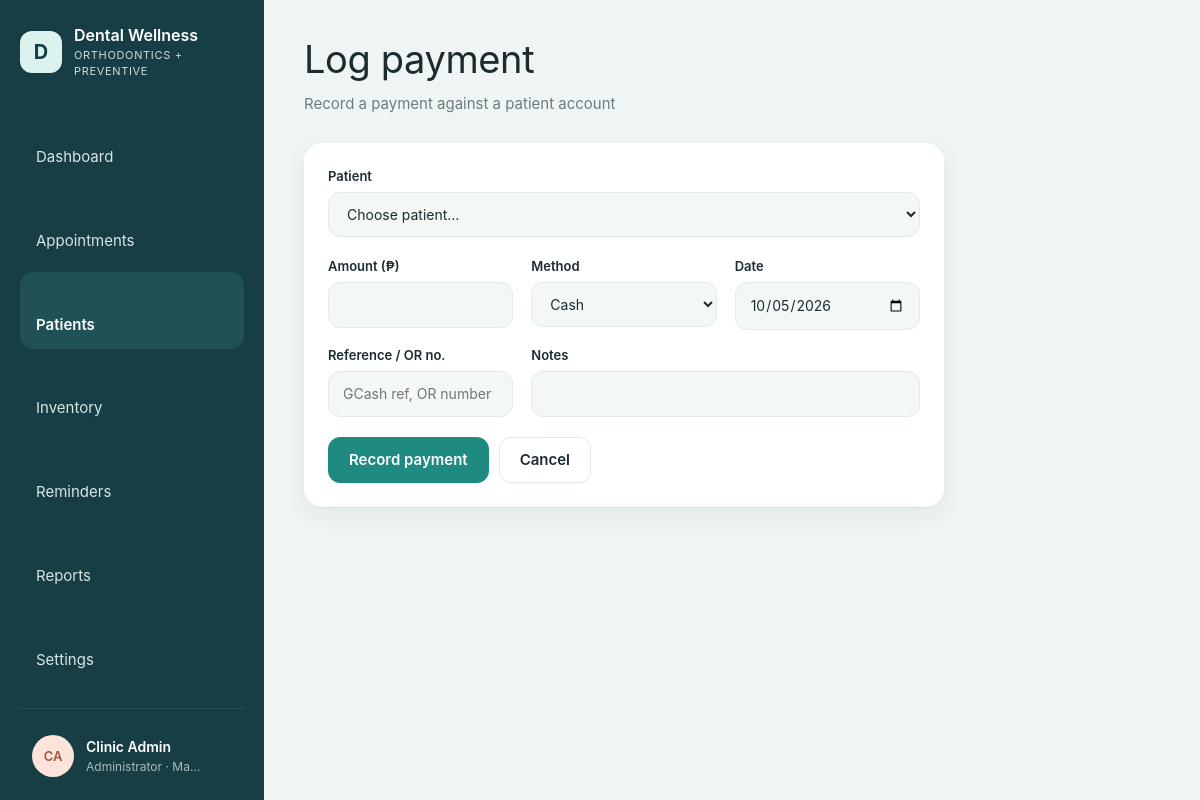
The page /patients/payment.php (signed in) on the database its author committed.
### tables this page shows
CREATE TABLE IF NOT EXISTS users (
    id            INT UNSIGNED AUTO_INCREMENT PRIMARY KEY,
    name          VARCHAR(120) NOT NULL,
    username      VARCHAR(60)  NOT NULL UNIQUE,
    password_hash VARCHAR(255) NOT NULL,
    role          ENUM('admin','dentist','staff') NOT NULL DEFAULT 'staff',
    is_active     TINYINT(1) NOT NULL DEFAULT 1,
    last_login_at DATETIME NULL,
    created_at    DATETIME NOT NULL DEFAULT CURRENT_TIMESTAMP
);

### includes/helpers.php (called while the page is built, shortened)
<?php
function config(string $key, $default = null)
{
    $value = $GLOBALS['config'];
    foreach (explode('.', $key) as $part) {
        $value = $value[$part];
    }
    return $value;
}
function e($value): string
{
    return htmlspecialchars((string) ($value ?? ''), ENT_QUOTES, 'UTF-8');
}
function url(string $path = ''): string
{
    static $base = null;
    if ($base === null) {
        $root = str_replace('\\', '/', (string) realpath(APP_ROOT));
        $script = str_replace('\\', '/', (string) realpath($_SERVER['SCRIPT_FILENAME'] ?? ''));
        $name = (string) ($_SERVER['SCRIPT_NAME'] ?? '');
        $inApp = $root !== '' && stripos($script, $root . '/') === 0;
        $tail = $inApp ? substr($script, strlen($root)) : '';
        $base = $inApp && strcasecmp(substr($name, -strlen($tail)), $tail) === 0 ? substr($name, 0, -strlen($tail)) : '';
    }
    return $base . '/' . ltrim($path, '/');
}
function input(string $key, $default = ''): string
{
    $value = $_POST[$key] ?? $_GET[$key] ?? $default;
    return is_string($value) ? trim($value) : (string) $default;
}
function initials(string $name): string
{
    $parts = preg_split('/\s+/', trim($name));
    $first = mb_substr($parts[0] ?? '', 0, 1);
    $last = count($parts) > 1 ? mb_substr(end($parts), 0, 1) : '';
    return mb_strtoupper($first . $last);
}
function selected($a, $b): string
{
    return (string) $a === (string) $b ? ' selected' : '';
}

### includes/db.php (called while the page is built, shortened)
<?php
function db(): PDO
{
    static $pdo = null;
    if ($pdo === null) {
        $c = config('db');
        $dsn = sprintf('mysql:host=%s;port=%d;dbname=%s;charset=utf8mb4', $c['host'], $c['port'], $c['name']);
        $pdo = new PDO($dsn, $c['user'], $c['pass'], [
            PDO::ATTR_ERRMODE            => PDO::ERRMODE_EXCEPTION,
            PDO::ATTR_DEFAULT_FETCH_MODE => PDO::FETCH_ASSOC,
            PDO::ATTR_EMULATE_PREPARES   => false,
        ]);
        $pdo->exec("SET time_zone = '" . (new DateTime())->format('P') . "'");
        ensure_void_columns($pdo);
    }
    return $pdo;
}
function ensure_void_columns(PDO $pdo): void
{
    foreach (['treatments', 'payments'] as $table) {
        try {
            if ($pdo->query("SHOW COLUMNS FROM $table LIKE 'voided_at'")->fetch()) {
                continue;
            }
        } catch (PDOException $ex) {
            return;
        }
        $pdo->exec("ALTER TABLE $table ADD voided_at DATETIME NULL, ADD voided_by INT UNSIGNED NULL, ADD void_reason VARCHAR(255) NULL");
    }
}
function q(string $sql, array $params = []): PDOStatement
{
    $stmt = db()->prepare($sql);
    $stmt->execute($params);
    return $stmt;
}
function q_row(string $sql, array $params = []): ?array
{
    $row = q($sql, $params)->fetch();
    return $row === false ? null : $row;
}

### includes/auth.php (called while the page is built, shortened)
<?php
function current_user(): ?array
{
    static $user = false;
    if ($user === false) {
        $user = null;
        if (!empty($_SESSION['user_id'])) {
            $row = q_row('SELECT id, name, username, role, password_hash FROM users WHERE id = ? AND is_active = 1', [$_SESSION['user_id']]);
            $idle = (int) config('security.idle_minutes', 30) * 60;
            if (!$row) {
                end_user_session();
            } elseif ($idle > 0 && time() - (int) ($_SESSION['last_seen'] ?? 0) > $idle) {
                end_user_session('You were signed out after ' . ($idle / 60) . ' minutes without activity.');
            } elseif (!hash_equals((string) ($_SESSION['pw_fp'] ?? ''), password_fingerprint($row['password_hash']))) {
                end_user_session('Your password was changed. Sign in again with the new one.');
            } else {
                unset($row['password_hash']);
                $user = $row;
            }
        }
    }
    return $user;
}
function password_fingerprint(string $hash): string
{
    return hash('sha256', $hash);
}
function require_login(): array
{
    $user = current_user();
    return $user;
}
function can(string $permission): bool
{
    $user = current_user();
    $perms = ROLE_PERMISSIONS[$user['role']] ?? [];
    return in_array('*', $perms, true) || in_array($permission, $perms, true);
}

### patients/payment.php (the view, shortened to what this page needs)
<?php
$user = require_login();
$values = [
    'patient_id' => input('patient_id'),
    'amount'     => '',
    'method'     => 'cash',
    'reference'  => '',
    'paid_on'    => date('Y-m-d'),
    'notes'      => '',
];
layout_start('Log payment', 'patients', ['subtitle' => 'Record a payment against a patient account']);
?>
<form class="card stack" method="post" style="max-width:640px">
  <div class="field"><label for="patient_id">Patient</label>
    <select id="patient_id" name="patient_id" required><option value="">Choose patient…</option>
    </select></div>
  <div class="form-grid">
    <div class="field"><label for="amount">Amount (₱)</label><input type="number" id="amount" name="amount" min="0.01" max="<?= MAX_AMOUNT ?>" step="0.01" value="<?= e($values['amount']) ?>" required></div>
    <div class="field"><label for="method">Method</label>
      <select id="method" name="method"><?php foreach (PAYMENT_METHODS as $k => $lbl): ?><option value="<?= $k ?>"<?= selected($k, $values['method']) ?>><?= $lbl ?></option><?php endforeach; ?></select></div>
    <div class="field"><label for="paid_on">Date</label><input type="date" id="paid_on" name="paid_on" max="<?= date('Y-m-d') ?>" value="<?= e($values['paid_on']) ?>" required></div>
    <div class="field"><label for="reference">Reference / OR no.</label><input type="text" id="reference" name="reference" maxlength="80" value="<?= e($values['reference']) ?>" placeholder="GCash ref, OR number"></div>
    <div class="field span-2"><label for="notes">Notes</label><input type="text" id="notes" name="notes" maxlength="255" value="<?= e($values['notes']) ?>"></div>
  </div>
  <div class="row"><button class="btn btn-primary" type="submit">Record payment</button><a class="btn" href="<?= $values['patient_id'] ? url('patients/view.php') . '?id=' . (int) $values['patient_id'] . '&amp;tab=billing' : url() ?>">Cancel</a></div>
</form>
<?php layout_end();

### includes/layout.php (shortened to what this page needs)
<?php
function icon(string $name): string
{
    $paths = [
        'dashboard'    => '<rect x="3" y="3" width="7" height="7" rx="1.5"/><rect x="14" y="3" width="7" height="7" rx="1.5"/><rect x="3" y="14" width="7" height="7" rx="1.5"/><rect x="14" y="14" width="7" height="7" rx="1.5"/>',
        'appointments' => '<rect x="3" y="5" width="18" height="16" rx="2"/><path d="M3 10h18M8 3v4M16 3v4"/>',
        'patients'     => '<circle cx="12" cy="8" r="4"/><path d="M4 21c0-4 4-6 8-6s8 2 8 6"/>',
        'inventory'    => '<ellipse cx="12" cy="6" rx="8" ry="3"/><path d="M4 6v6c0 1.7 3.6 3 8 3s8-1.3 8-3V6M4 12v6c0 1.7 3.6 3 8 3s8-1.3 8-3v-6"/>',
        'reminders'    => '<circle cx="12" cy="13" r="7"/><path d="M12 10v3l2 2M5 4 3 6M19 4l2 2"/>',
        'reports'      => '<path d="M6 3h9l4 4v14H6z"/><path d="M9 12h7M9 16h7M9 8h3"/>',
        'settings'     => '<circle cx="12" cy="12" r="3"/><path d="M12 2v3M12 19v3M4.2 4.2l2.1 2.1M17.7 17.7l2.1 2.1M2 12h3M19 12h3M4.2 19.8l2.1-2.1M17.7 6.3l2.1-2.1"/>',
        'logout'       => '<path d="M15 4h4v16h-4M10 8l-4 4 4 4M6 12h10"/>',
        'theme'        => '<path d="M20 14.5A8 8 0 1 1 9.5 4a6.5 6.5 0 0 0 10.5 10.5z"/>',
        'key'          => '<circle cx="8" cy="15" r="4"/><path d="M11 12l9-9M17 6l3 3M15 8l2 2"/>',
        'menu'         => '<path d="M4 6h16M4 12h16M4 18h16"/>',
        'chevron'      => '<path d="M9 6l6 6-6 6"/>',
    ];
    return '<svg class="icon" viewBox="0 0 24 24" fill="none" stroke="currentColor" stroke-width="1.6" stroke-linecap="round" stroke-linejoin="round" aria-hidden="true">'
        . ($paths[$name] ?? '') . '</svg>';
}
function theme_head(): string
{
    return "<script>(function(){var p;try{p=localStorage.getItem('welldent-theme')}catch(e){}"
        . "var d=p==='dark'||(p!=='light'&&window.matchMedia('(prefers-color-scheme: dark)').matches);"
        . "document.documentElement.setAttribute('data-theme',d?'dark':'light');"
        . "try{if(localStorage.getItem('welldent-sidebar')==='collapsed')document.documentElement.setAttribute('data-sidebar','collapsed')}catch(e){}})()</script>\n"
        . '<link rel="stylesheet" href="' . url('assets/css/app.css?v=9') . '">';
}
function layout_start(string $title, string $active, array $opts = []): void
{
    $user = current_user();
    $nav = [
        'dashboard'    => [url(), 'Dashboard'],
        'appointments' => [url('appointments/'), 'Appointments'],
        'patients'     => [url('patients/'), 'Patients'],
        'inventory'    => [url('inventory/'), 'Inventory'],
        'reminders'    => [url('reminders/'), 'Reminders'],
        'reports'      => [url('reports/'), 'Reports'],
    ];
    if (can('settings') || can('fees.manage')) {
        $nav['settings'] = [url('settings/'), 'Settings'];
    }
    ?>
<!doctype html>
<html lang="en">
<head>
<?= theme_head() ?>
</head>
<body>
<div class="shell">
  <aside class="sidebar">
    <div class="side-top">
      <a class="brand" href="<?= url() ?>" title="<?= e(config('clinic.name')) ?>">
        <span class="brand-mark">D</span>
        <span class="lbl"><strong><?= e(config('clinic.name')) ?></strong><small><?= e(config('clinic.tagline')) ?></small></span>
      </a>
      <button type="button" class="side-toggle" data-sidebar-toggle aria-label="Collapse sidebar" title="Collapse sidebar"><?= icon('menu') ?></button>
    </div>
    <nav class="nav">
      <?php foreach ($nav as $key => [$href, $label]): ?>
        <a href="<?= $href ?>" class="<?= $key === $active ? 'active' : '' ?>" title="<?= e($label) ?>"><?= icon($key) ?><span class="lbl"><?= e($label) ?></span></a>
      <?php endforeach; ?>
    </nav>
    <details class="side-account">
      <summary title="<?= e($user['name']) ?>">
        <span class="avatar avatar-0"><?= e(initials($user['name'])) ?></span>
        <span class="lbl"><strong><?= e($user['name']) ?></strong><small><?= e(ROLE_LABELS[$user['role']]) ?> · <?= e(config('clinic.city')) ?></small></span>
        <span class="chev"><?= icon('chevron') ?></span>
      </summary>
    </details>
  </aside>
  <main class="main">
    <header class="page-head">
      <div>
        <h1><?= e($title) ?></h1>
        <?php if (!empty($opts['subtitle'])): ?><p class="muted"><?= e($opts['subtitle']) ?></p><?php endif; ?>
      </div>
    </header>
<?php
}
function layout_end(): void
{
    ?>
  </main>
</div>
</body>
</html>
<?php
}

### rows shown on the page
users: name "CA", name "Clinic Admin", role "Administrator"

### other values the page prints
config('clinic.name') "Dental Wellness"
config('clinic.tagline') "ORTHODONTICS + PREVENTIVE"
$label "Dashboard"
$label "Appointments"
$label "Patients"
$label "Inventory"
$label "Reminders"
$label "Reports"
$label "Settings"
config('clinic.city') "Ma…"
$title "Log payment"
$opts['subtitle'] "Record a payment against a patient account"
form field method "Cash"
